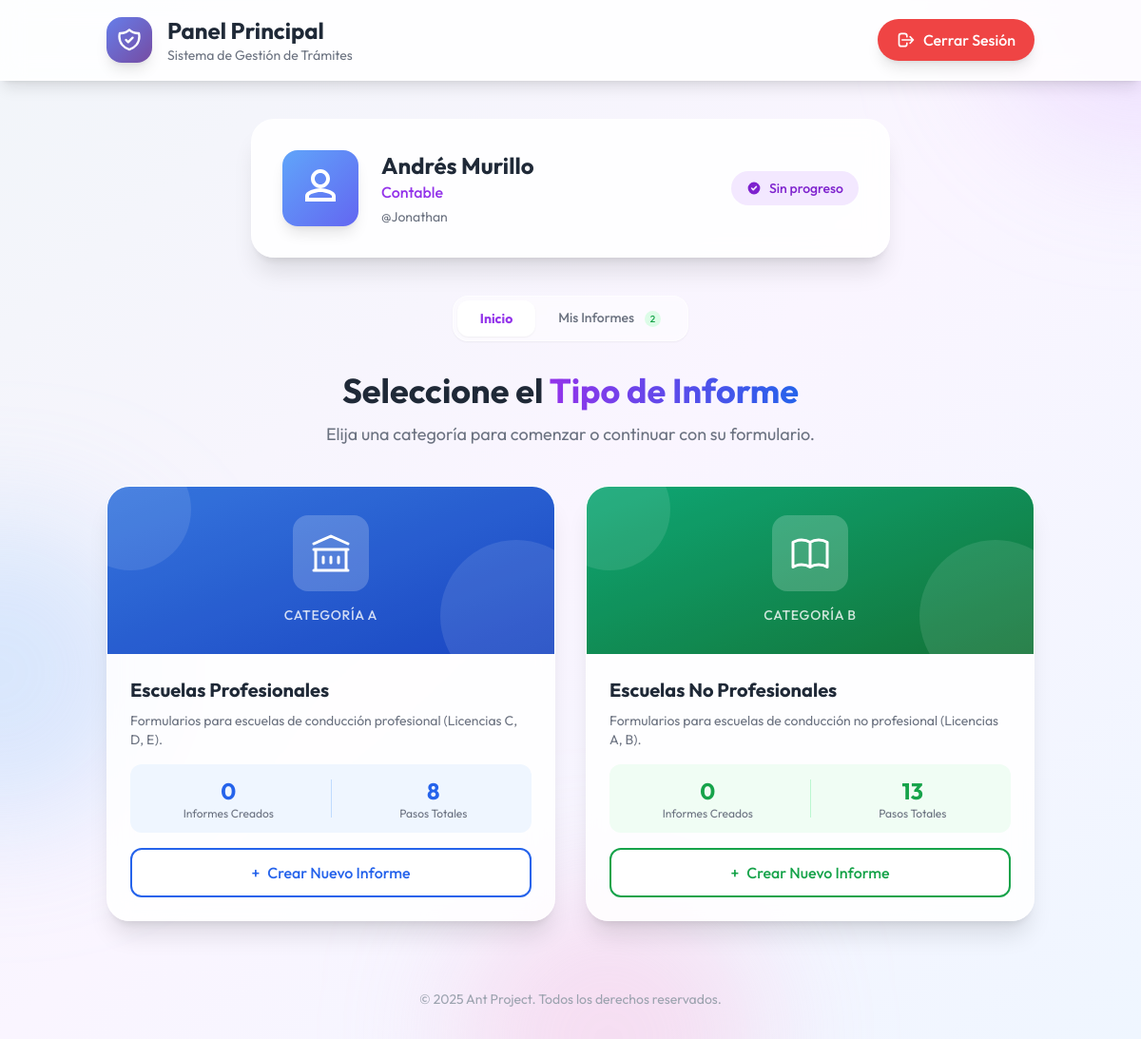
Page /dashboard.php (signed in) on the committed database.
### tables this page shows
CREATE TABLE `users` (
  `id` int NOT NULL,
  `username` varchar(50) NOT NULL,
  `full_name` varchar(100) DEFAULT NULL,
  `job_title` varchar(100) DEFAULT NULL,
  `gender` enum('male','female') DEFAULT NULL,
  `password` varchar(255) NOT NULL,
  `role` varchar(20) NOT NULL DEFAULT 'user',
  `created_at` timestamp NULL DEFAULT CURRENT_TIMESTAMP
);

### dashboard.php (the view, shortened to what this page needs)
<?php
require_once 'includes/db_connection.php';
try {
    $stmt = $pdo->prepare("SELECT username, full_name, job_title, gender FROM users WHERE id = ?");
    $stmt->execute([$_SESSION['user_id']]);
    $user = $stmt->fetch(PDO::FETCH_ASSOC);
    $stmt = $pdo->prepare("SELECT form_data, last_step FROM user_progress WHERE user_id = ?");
    $stmt->execute([$_SESSION['user_id']]);
    $row = $stmt->fetch(PDO::FETCH_ASSOC);
    $lastStep = 0;
    $schoolType = null;
    if ($row && !empty($row['form_data'])) {
        $savedData = json_decode($row['form_data'] ?? '', true);
        if (json_last_error() === JSON_ERROR_NONE && is_array($savedData)) {
            $schoolType = $savedData['school_type'] ?? null;
        }
        $lastStep = $row['last_step'] ?? 0;
    }
    $professionalCount = 0;
    $nonProfessionalCount = 0;
    $archivedReports = [];
    try {
        $arcStmt = $pdo->prepare("SELECT * FROM reports_archive WHERE user_id = ? ORDER BY created_at DESC");
        $arcStmt->execute([$_SESSION['user_id']]);
        $archivedReports = $arcStmt->fetchAll(PDO::FETCH_ASSOC);
    } catch (Exception $e) {  }
} catch (PDOException $e) {
    error_log("Error loading data: " . $e->getMessage());
    $lastStep = 0;
    $user = ['username' => $_SESSION['username'], 'full_name' => '', 'job_title' => '', 'gender' => ''];
}
$fullName = $user['full_name'] ?? $_SESSION['username'];
$jobTitle = $user['job_title'] ?? 'Usuario';
$gender = $user['gender'] ?? 'male';
$username = $user['username'] ?? $_SESSION['username'];
?>
<!DOCTYPE html>
<html lang="es">
<head>
    <script src="https://cdn.tailwindcss.com"></script>
</head>
<body class="min-h-screen bg-gradient-to-br from-slate-100 via-purple-50 to-blue-50 relative overflow-x-hidden">
    <div class="fixed inset-0 overflow-hidden pointer-events-none z-0">
        <div class="absolute -top-40 -right-40 w-80 h-80 bg-purple-300 rounded-full mix-blend-multiply filter blur-3xl opacity-30 float-animation"></div>
        <div class="absolute top-1/2 -left-40 w-80 h-80 bg-blue-300 rounded-full mix-blend-multiply filter blur-3xl opacity-30 float-animation" style="animation-delay: -2s;"></div>
        <div class="absolute -bottom-40 right-1/3 w-80 h-80 bg-pink-300 rounded-full mix-blend-multiply filter blur-3xl opacity-30 float-animation" style="animation-delay: -4s;"></div>
    </div>
    <header class="relative z-10 glass border-b border-white/30 shadow-lg">
        <div class="container mx-auto px-6 py-4">
            <div class="flex justify-between items-center">
                <div class="flex items-center gap-4">
                    <div class="w-12 h-12 gradient-bg rounded-2xl flex items-center justify-center shadow-lg">
                    </div>
                    <div>
                        <h1 class="text-2xl font-bold text-gray-800">Panel Principal</h1>
                        <p class="text-sm text-gray-500">Sistema de Gestión de Trámites</p>
                    </div>
                </div>
                <button id="logoutBtn" class="flex items-center gap-2 px-5 py-2.5 bg-red-500 hover:bg-red-600 text-white rounded-full font-medium shadow-lg hover:shadow-xl transition-all duration-300 hover:-translate-y-0.5">
                    <svg class="w-5 h-5" fill="none" stroke="currentColor" viewBox="0 0 24 24">
                        <path stroke-linecap="round" stroke-linejoin="round" stroke-width="2" d="M17 16l4-4m0 0l-4-4m4 4H7m6 4v1a3 3 0 01-3 3H6a3 3 0 01-3-3V7a3 3 0 013-3h4a3 3 0 013 3v1"/>
                    </svg>
                    <span class="hidden sm:inline">Cerrar Sesión</span>
                </button>
            </div>
        </div>
    </header>
    <main class="relative z-10 container mx-auto px-6 py-10">
        <div class="glass rounded-3xl p-8 border border-white/50 shadow-xl mb-10 max-w-2xl mx-auto">
            <div class="flex items-center gap-6">
                <div class="w-20 h-20 rounded-2xl flex items-center justify-center shadow-lg <?php echo $gender === 'female' ? 'bg-gradient-to-br from-pink-400 to-rose-500' : 'bg-gradient-to-br from-blue-400 to-indigo-500'; ?>">
                    <?php if ($gender === 'female'): ?>
                        <svg class="w-12 h-12 text-white" fill="currentColor" viewBox="0 0 24 24">
                            <path d="M12 2C9.243 2 7 4.243 7 7s2.243 5 5 5 5-2.243 5-5-2.243-5-5-5zm0 8c-1.654 0-3-1.346-3-3s1.346-3 3-3 3 1.346 3 3-1.346 3-3 3zm0 2c-2.67 0-8 1.34-8 4v3h16v-3c0-2.66-5.33-4-8-4zm6 5H6v-.99c.2-.72 3.3-2.01 6-2.01s5.8 1.29 6 2v1z"/>
                        </svg>
                    <?php else: ?>
                        <svg class="w-12 h-12 text-white" fill="currentColor" viewBox="0 0 24 24">
                            <path d="M12 2C9.243 2 7 4.243 7 7s2.243 5 5 5 5-2.243 5-5-2.243-5-5-5zm0 8c-1.654 0-3-1.346-3-3s1.346-3 3-3 3 1.346 3 3-1.346 3-3 3zm0 2c-2.67 0-8 1.34-8 4v3h16v-3c0-2.66-5.33-4-8-4zm6 5H6v-.99c.2-.72 3.3-2.01 6-2.01s5.8 1.29 6 2v1z"/>
                        </svg>
                    <?php endif; ?>
                </div>
                <div class="flex-1">
                    <h2 class="text-2xl font-bold text-gray-800"><?php echo htmlspecialchars($fullName ?: $username); ?></h2>
                    <p class="text-purple-600 font-medium"><?php echo htmlspecialchars($jobTitle); ?></p>
                    <p class="text-gray-500 text-sm mt-1">@<?php echo htmlspecialchars($username); ?></p>
                </div>
                <div class="text-right">
                    <div class="inline-flex items-center gap-2 bg-purple-100 text-purple-700 px-4 py-2 rounded-full text-sm font-medium">
                        <svg class="w-4 h-4" fill="currentColor" viewBox="0 0 20 20">
                            <path fill-rule="evenodd" d="M10 18a8 8 0 100-16 8 8 0 000 16zm3.707-9.293a1 1 0 00-1.414-1.414L9 10.586 7.707 9.293a1 1 0 00-1.414 1.414l2 2a1 1 0 001.414 0l4-4z" clip-rule="evenodd"/>
                        </svg>
                        <?php if ($lastStep > 0): ?>
                            Paso <?php echo $lastStep; ?>/13
                        <?php else: ?>
                            Sin progreso
                        <?php endif; ?>
                    </div>
                </div>
            </div>
        </div>
        <div class="flex justify-center mb-8">
            <div class="bg-white/50 backdrop-blur-sm p-1 rounded-2xl inline-flex shadow-sm border border-white/60">
                <button onclick="switchTab('home')" id="btn-home" class="px-6 py-2 rounded-xl text-sm font-bold transition-all shadow-sm bg-white text-purple-600">
                    Inicio
                </button>
                <button onclick="switchTab('reports')" id="btn-reports" class="px-6 py-2 rounded-xl text-sm font-medium text-gray-500 hover:text-purple-600 transition-all">
                    Mis Informes
                    <?php if (!empty($archivedReports)): ?>
                        <span class="ml-2 bg-green-100 text-green-600 text-[10px] px-1.5 py-0.5 rounded-full"><?php echo count($archivedReports); ?></span>
                    <?php endif; ?>
                </button>
            </div>
        </div>
        <div id="tab-home" class="transition-all duration-300">
            <div class="text-center mb-10">
                <h2 class="text-3xl md:text-4xl font-bold text-gray-800 mb-3">
                    Seleccione el <span class="text-transparent bg-clip-text bg-gradient-to-r from-purple-600 to-blue-600">Tipo de Informe</span>
                </h2>
                <p class="text-gray-500 text-lg">Elija una categoría para comenzar o continuar con su formulario.</p>
            </div>
            <div class="grid grid-cols-1 lg:grid-cols-2 gap-8 max-w-5xl mx-auto">
                <div class="glass rounded-3xl overflow-hidden border border-white/50 shadow-xl card-hover">
                    <div class="h-44 bg-gradient-to-br from-blue-500 to-blue-700 flex items-center justify-center relative overflow-hidden">
                        <div class="absolute inset-0 bg-black/10"></div>
                        <div class="absolute -bottom-10 -right-10 w-40 h-40 bg-white/10 rounded-full"></div>
                        <div class="absolute -top-10 -left-10 w-32 h-32 bg-white/10 rounded-full"></div>
                        <div class="relative z-10 text-center">
                            <div class="w-20 h-20 mx-auto bg-white/20 rounded-2xl flex items-center justify-center mb-3">
                                <svg xmlns="http://www.w3.org/2000/svg" class="h-12 w-12 text-white" fill="none" viewBox="0 0 24 24" stroke="currentColor">
                                    <path stroke-linecap="round" stroke-linejoin="round" stroke-width="1.5" d="M8 14v3m4-3v3m4-3v3M3 21h18M3 10h18M3 7l9-4 9 4M4 10h16v11H4V10z" />
                                </svg>
                            </div>
                            <span class="text-white/80 text-sm font-medium uppercase tracking-wider">Categoría A</span>
                        </div>
                    </div>
                    <div class="p-6">
                        <h3 class="text-xl font-bold text-gray-800 mb-2">Escuelas Profesionales</h3>
                        <p class="text-gray-500 text-sm mb-4">Formularios para escuelas de conducción profesional (Licencias C, D, E).</p>
                        <div class="flex items-center gap-4 mb-4 p-3 bg-blue-50 rounded-xl">
                            <div class="text-center flex-1">
                                <div class="text-2xl font-bold text-blue-600"><?php echo $professionalCount; ?></div>
                                <div class="text-xs text-gray-500">Informes Creados</div>
                            </div>
                            <div class="text-center flex-1">
                                <div class="text-2xl font-bold text-blue-600">8</div>
                                <div class="text-xs text-gray-500">Pasos Totales</div>
                            </div>
                        </div>
                        <div class="flex gap-3">
                            <?php
                            $currentSchoolType = $schoolType ?? '';
                            $currentLastStep = $lastStep ?? 0;
                            $isInProgressProfessional = ($currentSchoolType === 'professional' && $currentLastStep > 0 && $currentLastStep <= 8);
                            if ($isInProgressProfessional):
                            ?>
                                <button onclick="handleContinue('professional', 'views/professional/step1.php')" class="flex-1 text-center py-3 px-4 bg-blue-600 hover:bg-blue-700 text-white rounded-xl font-medium transition-all shadow-md hover:shadow-lg">
                                    Continuar
                                </button>
                                <button type="button" onclick="createNewReport('professional')" class="py-3 px-4 bg-white border-2 border-blue-600 text-blue-600 hover:bg-blue-50 rounded-xl font-medium transition-all">
                                    + Nuevo
                                </button>
                            <?php else: ?>
                                <button type="button" onclick="createNewReport('professional')" class="w-full py-3 px-4 bg-white border-2 border-blue-600 text-blue-600 hover:bg-blue-50 rounded-xl font-medium transition-all flex items-center justify-center gap-2 group">
                                    <span class="group-hover:scale-110 transition-transform">+</span> Crear Nuevo Informe
                                </button>
                            <?php endif; ?>
                        </div>
                    </div>
                </div>
                <div class="glass rounded-3xl overflow-hidden border border-white/50 shadow-xl card-hover">
                    <div class="h-44 bg-gradient-to-br from-emerald-500 to-green-700 flex items-center justify-center relative overflow-hidden">
                        <div class="absolute inset-0 bg-black/10"></div>
                        <div class="absolute -bottom-10 -right-10 w-40 h-40 bg-white/10 rounded-full"></div>
                        <div class="absolute -top-10 -left-10 w-32 h-32 bg-white/10 rounded-full"></div>
                        <div class="relative z-10 text-center">
                            <div class="w-20 h-20 mx-auto bg-white/20 rounded-2xl flex items-center justify-center mb-3">
                            </div>
                            <span class="text-white/80 text-sm font-medium uppercase tracking-wider">Categoría B</span>
                        </div>
                    </div>
                    <div class="p-6">
                        <h3 class="text-xl font-bold text-gray-800 mb-2">Escuelas No Profesionales</h3>
                        <p class="text-gray-500 text-sm mb-4">Formularios para escuelas de conducción no profesional (Licencias A, B).</p>
                        <div class="flex items-center gap-4 mb-4 p-3 bg-green-50 rounded-xl">
                            <div class="text-center flex-1">
                                <div class="text-2xl font-bold text-green-600"><?php echo $nonProfessionalCount; ?></div>
                                <div class="text-xs text-gray-500">Informes Creados</div>
                            </div>
                            <div class="text-center flex-1">
                                <div class="text-2xl font-bold text-green-600">13</div>
                                <div class="text-xs text-gray-500">Pasos Totales</div>
                            </div>
                        </div>
                        <div class="flex gap-3">
                            <?php
                            $isInProgressNonProfessional = ($schoolType === 'non_professional' && $lastStep > 0 && $lastStep <= 13);
                            if ($isInProgressNonProfessional):
                            ?>
                                <button onclick="handleContinue('non_professional', 'views/non-professional/step1.php')" class="flex-1 text-center py-3 px-4 bg-green-600 hover:bg-green-700 text-white rounded-xl font-medium transition-all shadow-md hover:shadow-lg">
                                    Continuar
                                </button>
                                <button type="button" onclick="createNewReport('non_professional')" class="py-3 px-4 bg-white border-2 border-green-600 text-green-600 hover:bg-green-50 rounded-xl font-medium transition-all">
                                    + Nuevo
                                </button>
                            <?php else: ?>
                                <button type="button" onclick="createNewReport('non_professional')" class="w-full py-3 px-4 bg-white border-2 border-green-600 text-green-600 hover:bg-green-50 rounded-xl font-medium transition-all flex items-center justify-center gap-2 group">
                                    <span class="group-hover:scale-110 transition-transform">+</span> Crear Nuevo Informe
                                </button>
                            <?php endif; ?>
                        </div>
                    </div>
                </div>
            </div>
        </div>
    </main>
    <footer class="relative z-10 text-center py-8 text-gray-400 text-sm">
        <p>&copy; <?php echo date('Y'); ?> Ant Project. Todos los derechos reservados.</p>
    </footer>
</body>
</html>

### dashboard.php (style rules this page uses)
body { font-family: 'Outfit', sans-serif; }
.glass { background: rgba(255, 255, 255, 0.85); backdrop-filter: blur(12px); -webkit-backdrop-filter: blur(12px); }
.card-hover { transition: all 0.4s cubic-bezier(0.175, 0.885, 0.32, 1.275); }
.gradient-bg { background: linear-gradient(135deg, #667eea 0%, #764ba2 100%); }
.float-animation { animation: float 6s ease-in-out infinite; }

### rows in the picture
users: full_name "Andrés Murillo", job_title "Contable", username "Jonathan"

### other values in the picture
count($archivedReports) "2"
$professionalCount "0"
$nonProfessionalCount "0"
